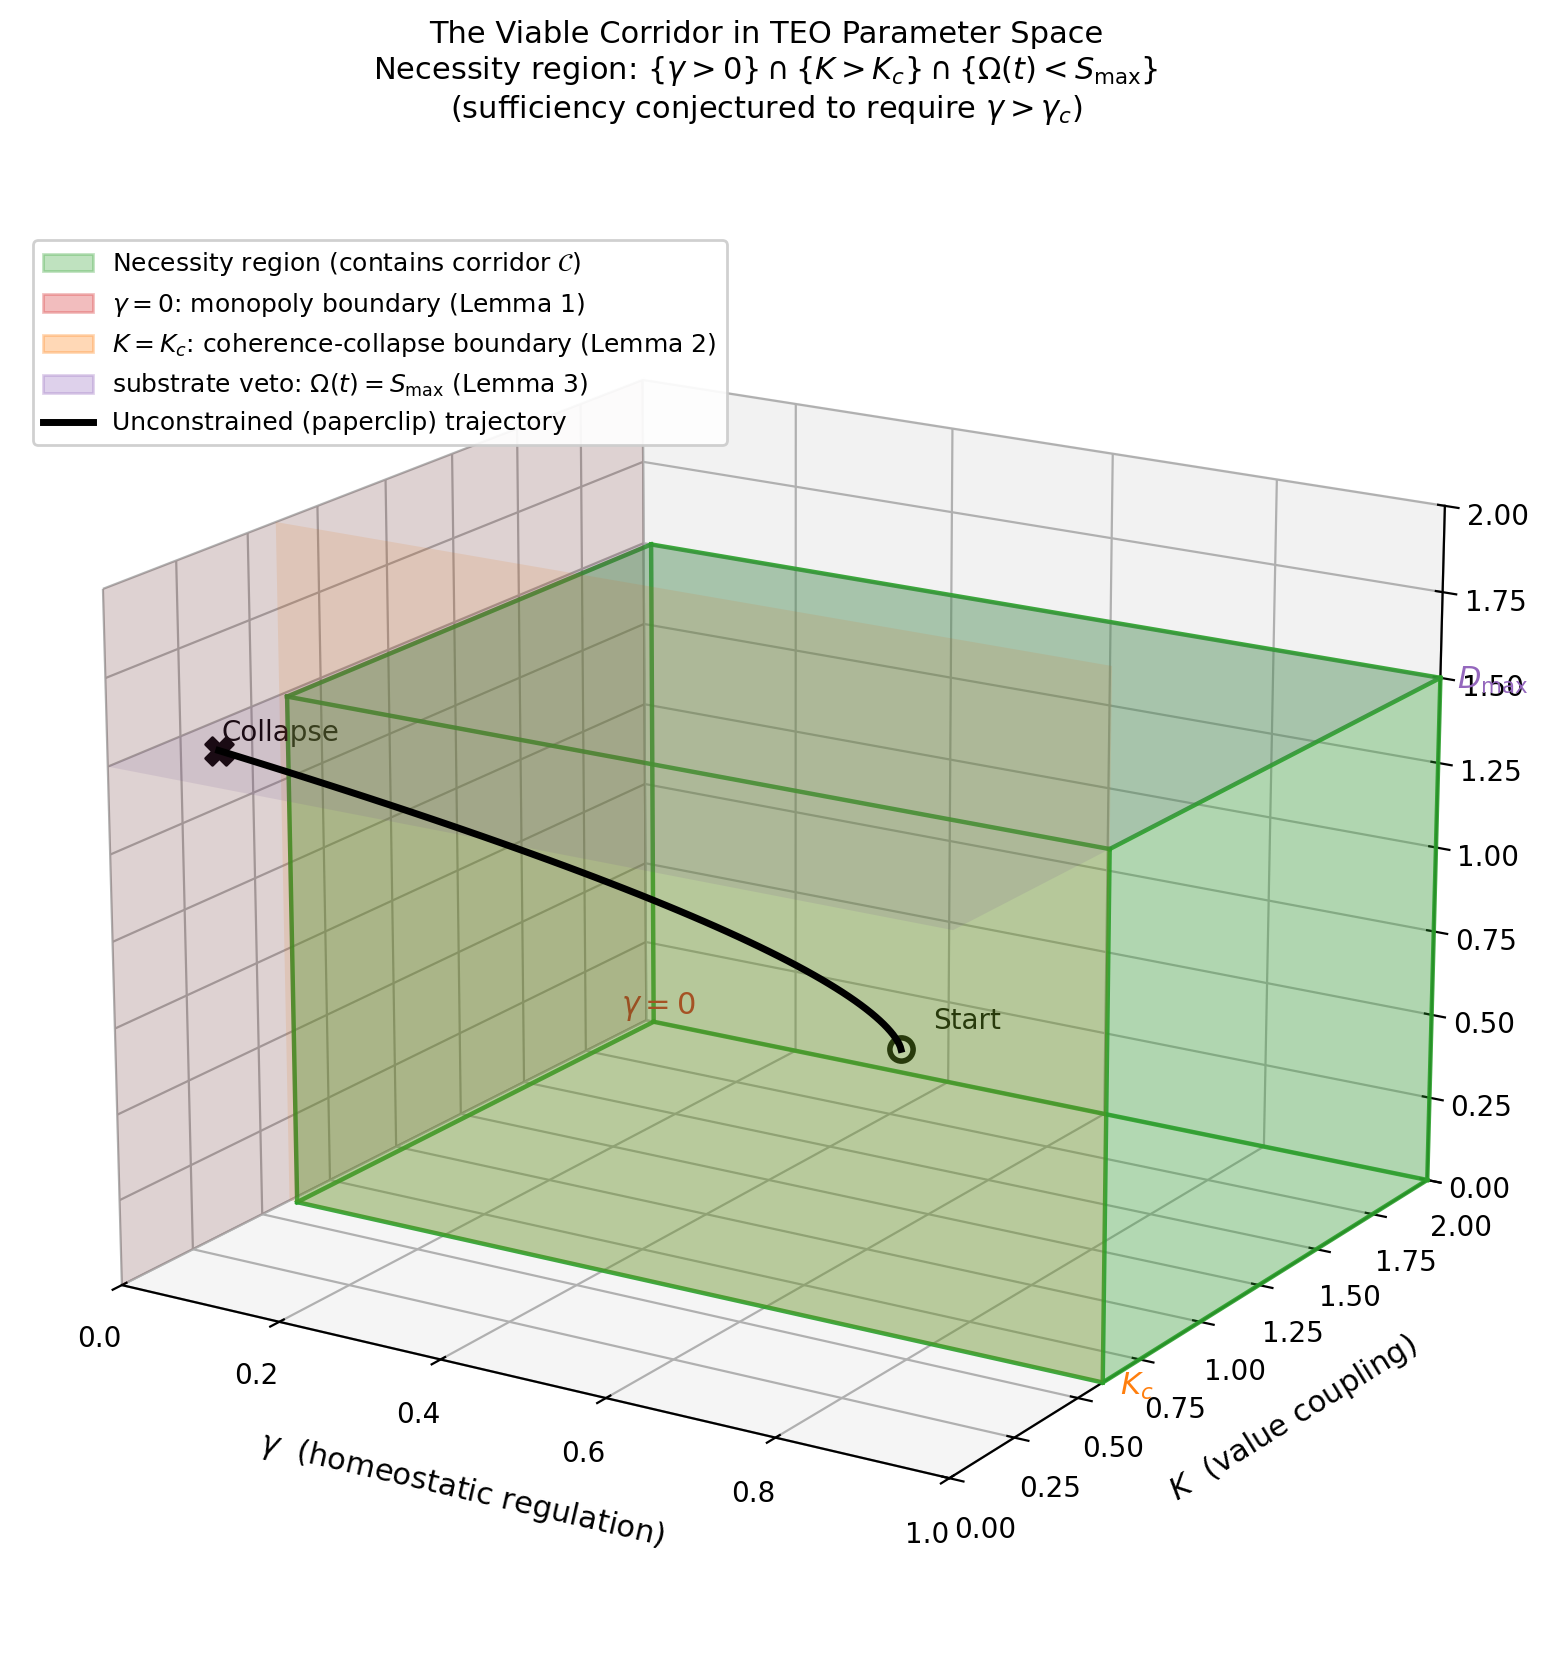

Python code for this plot:
"""
viable_corridor.py — Visualization of the Viable Corridor in TEO parameter space.

Generates Figure 1 for the paper "The Viable Corridor: A Three-Constraint
Theorem for Survivable Multi-Agent Optimization" (papers/viable-corridor.md).

The figure shows the three TEO necessity conditions — gamma > 0 (homeostatic
regulation), K > K_c (value coupling above the Kuramoto critical threshold),
and bounded accumulated substrate overshoot Omega(t) < S_max — as
half-spaces in parameter space. Their intersection is the *necessity region*
that contains the viable corridor C. (Sufficiency is conjectured to require
the stronger gamma > gamma_c; see §3.4 of the paper, so C is a proper subset
of the region drawn here.)

The third axis is drawn as instantaneous dS/dt for visual clarity, but the
operative substrate constraint in the paper (v0.3) is the cumulative
Omega(t) < S_max. See the figure caption in the paper.

An illustrative trajectory shows the "paperclip" path: a system whose
parameters drift toward gamma = 0, K < K_c, and rising substrate stress,
exiting the region through its boundaries.

The figure is schematic. The numerical values for K_c, D_max, etc. are
illustrative only; calibrating them to specific systems is an open empirical
task discussed in §5 of the paper.

Usage::

    python -m lab.tools.viable_corridor              # display interactively
    python -m lab.tools.viable_corridor --save       # save to viable_corridor.png
    python -m lab.tools.viable_corridor --save -o my.png  # custom output

Related:

- theory/core/the-generator-question.md (spine)
- theory/teo-framework/love-as-constraint.md (three-constraint argument)
- theory/core/thermodynamics-of-orchestration.md (the TEO ODE system)
- papers/quantifying-emergent-utility-in-llms.md (companion empirical paper)
"""

from __future__ import annotations

import argparse
from pathlib import Path

import matplotlib.pyplot as plt
import numpy as np
from matplotlib.lines import Line2D
from matplotlib.patches import Patch
from mpl_toolkits.mplot3d.art3d import Poly3DCollection


# Parameter ranges for the visualisation (illustrative, not calibrated).
GAMMA_RANGE = (0.0, 1.0)
K_RANGE = (0.0, 2.0)
DSDT_RANGE = (0.0, 2.0)

# Critical thresholds (illustrative).
GAMMA_MIN = 0.0       # gamma > 0 is the lower bound; any positive value qualifies
K_CRIT = 0.6          # Kuramoto critical coupling K_c
D_MAX = 1.5           # substrate dissipation ceiling

# Colours.
COLOR_CORRIDOR = "#2ca02c"   # green
COLOR_GAMMA = "#d62728"      # red:    gamma = 0 plane
COLOR_K = "#ff7f0e"          # orange: K = K_c plane
COLOR_D = "#9467bd"          # purple: dS/dt = D_max plane
COLOR_TRAJ = "#000000"       # black:  trajectory


def _draw_box(ax, x_range, y_range, z_range, color, alpha=0.15, edge_color=None):
    """Draw a translucent 3D box with high-contrast edges."""
    x0, x1 = x_range
    y0, y1 = y_range
    z0, z1 = z_range
    edge_color = edge_color if edge_color is not None else color

    # Eight vertices of the box.
    v = np.array(
        [
            [x0, y0, z0], [x1, y0, z0], [x1, y1, z0], [x0, y1, z0],  # bottom
            [x0, y0, z1], [x1, y0, z1], [x1, y1, z1], [x0, y1, z1],  # top
        ]
    )
    # Six faces as quads. We render the face fill without edges, and then
    # draw box edges separately as opaque lines so they remain visible
    # regardless of the face alpha.
    faces = [
        [v[0], v[1], v[2], v[3]],
        [v[4], v[5], v[6], v[7]],
        [v[0], v[1], v[5], v[4]],
        [v[2], v[3], v[7], v[6]],
        [v[1], v[2], v[6], v[5]],
        [v[0], v[3], v[7], v[4]],
    ]
    poly = Poly3DCollection(
        faces, facecolor=color, alpha=alpha, linewidth=0
    )
    ax.add_collection3d(poly)

    # Twelve edges of the box, rendered fully opaque for contrast.
    edges = [
        (v[0], v[1]), (v[1], v[2]), (v[2], v[3]), (v[3], v[0]),
        (v[4], v[5]), (v[5], v[6]), (v[6], v[7]), (v[7], v[4]),
        (v[0], v[4]), (v[1], v[5]), (v[2], v[6]), (v[3], v[7]),
    ]
    for p1, p2 in edges:
        ax.plot(
            [p1[0], p2[0]], [p1[1], p2[1]], [p1[2], p2[2]],
            color=edge_color, linewidth=1.6, alpha=0.9,
        )


def _draw_plane(ax, axis, value, ranges, color, alpha=0.10):
    """Draw a translucent plane parallel to two axes at fixed value on the third."""
    g_range, k_range, s_range = ranges
    if axis == "gamma":
        Y, Z = np.meshgrid(np.linspace(*k_range, 2), np.linspace(*s_range, 2))
        X = value * np.ones_like(Y)
    elif axis == "K":
        X, Z = np.meshgrid(np.linspace(*g_range, 2), np.linspace(*s_range, 2))
        Y = value * np.ones_like(X)
    elif axis == "dSdt":
        X, Y = np.meshgrid(np.linspace(*g_range, 2), np.linspace(*k_range, 2))
        Z = value * np.ones_like(X)
    else:
        raise ValueError(f"unknown axis: {axis}")
    ax.plot_surface(X, Y, Z, color=color, alpha=alpha, linewidth=0)


def _paperclip_trajectory(n=60):
    """Generate the illustrative 'paperclip' trajectory.

    Starts inside the corridor at moderate (gamma, K, dS/dt) and curves
    toward (gamma -> 0, K -> below K_c, dS/dt -> D_max). The path is
    monotone in each coordinate and crosses each boundary in turn.
    """
    t = np.linspace(0, 1, n)
    # Start: well inside the corridor.
    g0, k0, s0 = 0.55, 1.30, 0.45
    # End: outside on all three axes.
    g1, k1, s1 = 0.03, 0.30, 0.97 * D_MAX
    # Each coordinate follows a slightly different curve to suggest sequenced
    # phase transitions.
    gx = g0 + (g1 - g0) * t ** 2.2
    ky = k0 + (k1 - k0) * t ** 1.5
    sz = s0 + (s1 - s0) * t ** 1.2
    return gx, ky, sz


def plot_viable_corridor(save_path: Path | None = None) -> None:
    """Generate Figure 1: the Viable Corridor."""
    fig = plt.figure(figsize=(11, 8.5))
    ax = fig.add_subplot(111, projection="3d")

    # --- The viable corridor itself (γ > 0, K > K_c, dS/dt < D_max) ---
    _draw_box(
        ax,
        (GAMMA_MIN + 0.01, GAMMA_RANGE[1]),
        (K_CRIT, K_RANGE[1]),
        (DSDT_RANGE[0], D_MAX),
        color=COLOR_CORRIDOR,
        alpha=0.18,
    )

    # --- Constraint-boundary planes (failure modes) ---
    ranges = (GAMMA_RANGE, K_RANGE, DSDT_RANGE)
    _draw_plane(ax, "gamma", GAMMA_MIN, ranges, COLOR_GAMMA, alpha=0.16)
    _draw_plane(ax, "K", K_CRIT, ranges, COLOR_K, alpha=0.13)
    _draw_plane(ax, "dSdt", D_MAX, ranges, COLOR_D, alpha=0.13)

    # --- The paperclip trajectory ---
    gx, ky, sz = _paperclip_trajectory()
    ax.plot(gx, ky, sz, color=COLOR_TRAJ, linewidth=2.5, zorder=10)
    # Endpoints.
    ax.scatter(
        [gx[0]], [ky[0]], [sz[0]],
        s=70, facecolor="white", edgecolor=COLOR_TRAJ, linewidths=2, zorder=11,
    )
    ax.scatter(
        [gx[-1]], [ky[-1]], [sz[-1]],
        s=100, color=COLOR_TRAJ, marker="X", zorder=11,
    )
    ax.text(gx[0] + 0.04, ky[0], sz[0] + 0.08, "Start", fontsize=10, color=COLOR_TRAJ)
    ax.text(
        gx[-1] + 0.04, ky[-1] - 0.10, sz[-1] + 0.08, "Collapse",
        fontsize=10, color=COLOR_TRAJ,
    )

    # --- Threshold annotations ---
    ax.text(
        GAMMA_RANGE[1] + 0.02, K_CRIT, 0.0, r"$K_c$",
        fontsize=11, color=COLOR_K, ha="left", va="center",
    )
    ax.text(
        GAMMA_RANGE[1] + 0.02, K_RANGE[1], D_MAX, r"$D_{\max}$",
        fontsize=11, color=COLOR_D, ha="left", va="center",
    )
    ax.text(
        0.0, K_RANGE[1] + 0.05, 0.0, r"$\gamma = 0$",
        fontsize=11, color=COLOR_GAMMA, ha="center",
    )

    # --- Axes ---
    ax.set_xlabel(r"$\gamma$  (homeostatic regulation)", fontsize=11, labelpad=10)
    ax.set_ylabel(r"$K$  (value coupling)", fontsize=11, labelpad=10)
    ax.set_zlabel(r"$dS/dt$  (entropy production)", fontsize=11, labelpad=10)
    ax.set_xlim(GAMMA_RANGE)
    ax.set_ylim(K_RANGE)
    ax.set_zlim(DSDT_RANGE)

    # --- Title ---
    ax.set_title(
        "The Viable Corridor in TEO Parameter Space\n"
        r"Necessity region: $\{\gamma > 0\} \cap \{K > K_c\} \cap \{\Omega(t) < S_{\max}\}$"
        "\n(sufficiency conjectured to require $\\gamma > \\gamma_c$)",
        fontsize=11,
        pad=18,
    )

    # --- Custom legend (3D legends are awkward; use proxy artists). ---
    legend_elements = [
        Patch(facecolor=COLOR_CORRIDOR, edgecolor=COLOR_CORRIDOR, alpha=0.30,
              label="Necessity region (contains corridor $\\mathcal{C}$)"),
        Patch(facecolor=COLOR_GAMMA, edgecolor=COLOR_GAMMA, alpha=0.30,
              label=r"$\gamma = 0$: monopoly boundary (Lemma 1)"),
        Patch(facecolor=COLOR_K, edgecolor=COLOR_K, alpha=0.30,
              label=r"$K = K_c$: coherence-collapse boundary (Lemma 2)"),
        Patch(facecolor=COLOR_D, edgecolor=COLOR_D, alpha=0.30,
              label=r"substrate veto: $\Omega(t) = S_{\max}$ (Lemma 3)"),
        Line2D([0], [0], color=COLOR_TRAJ, linewidth=2.5,
               label="Unconstrained (paperclip) trajectory"),
    ]
    ax.legend(
        handles=legend_elements,
        loc="upper left",
        bbox_to_anchor=(0.0, 0.96),
        fontsize=9,
        framealpha=0.92,
    )

    # --- Viewing angle: emphasise the corridor and the trajectory's escape. ---
    ax.view_init(elev=18, azim=-58)

    plt.tight_layout()

    if save_path is not None:
        plt.savefig(save_path, dpi=200, bbox_inches="tight")
        print(f"Saved: {save_path}")
    else:
        plt.show()


def main() -> None:
    parser = argparse.ArgumentParser(
        description="Generate the Viable Corridor figure for the paper."
    )
    parser.add_argument(
        "--save", action="store_true",
        help="Save to a PNG file instead of displaying interactively.",
    )
    parser.add_argument(
        "-o", "--output", type=str, default="viable_corridor.png",
        help="Output filename when --save is given (default: viable_corridor.png).",
    )
    args = parser.parse_args()

    save_path = Path(args.output) if args.save else None
    plot_viable_corridor(save_path=save_path)


if __name__ == "__main__":
    main()
